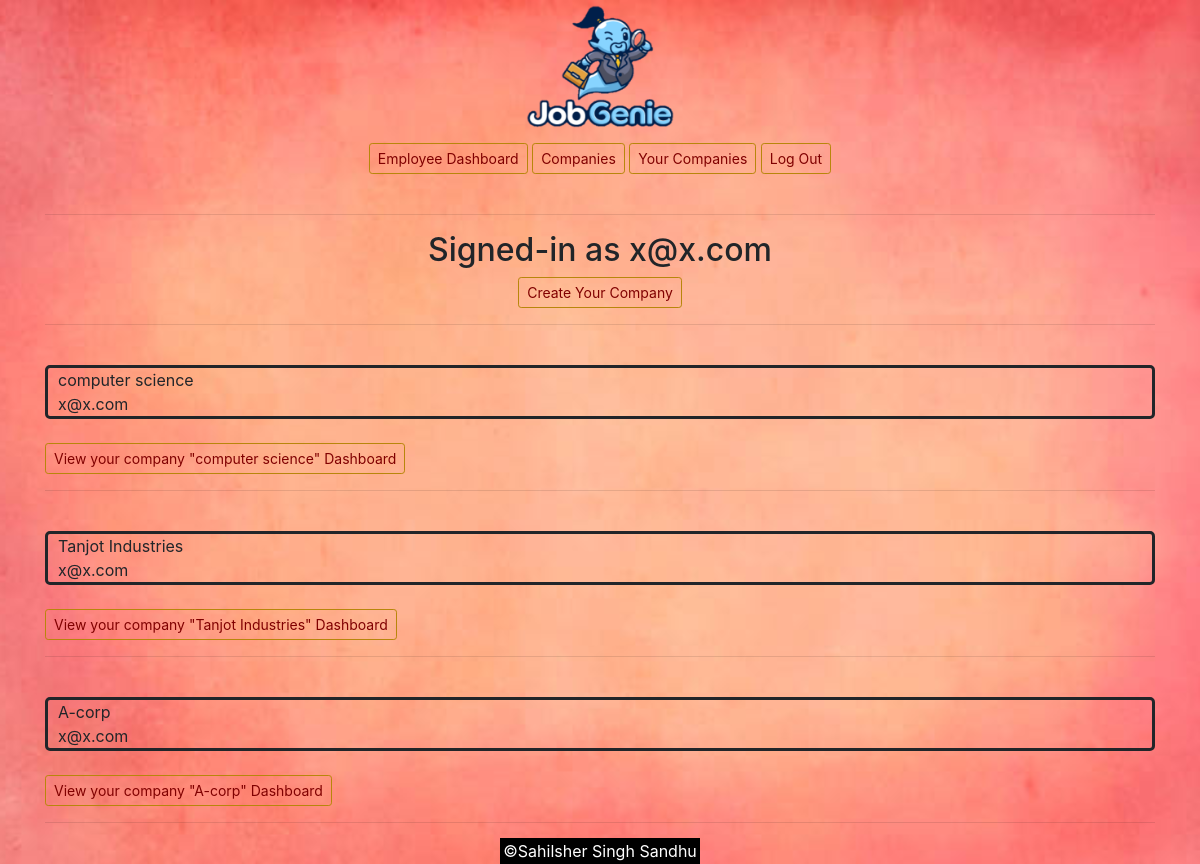
The page /company (signed in) on the database its author committed.
### employment/models.py (models this page shows)
class User(AbstractUser):
    pass

class Company(models.Model):
    name = models.CharField(max_length=1000)
    creator = models.ForeignKey("User", on_delete=models.PROTECT)

### employment/views.py (the view)
# urls.py: path("company", views.your_company, name="your_company"),
@login_required
def your_company(request):
    comp = Company.objects.filter(creator = request.user)
    context={
        'companies': comp
    }
    return render(request, "employment/your_company.html", context)

### employment/templates/employment/your_company.html
{% extends "employment/layout.html" %}
{% load static %}
{% block body %}
<div style="text-align:center;">
    <img src="static/employment/logo.png" alt="logo" width="150px">
    <br>
    <a class="btn btn-sm btn-outline-primary" href="{% url 'employee' %}">Employee Dashboard</a>
    <a class="btn btn-sm btn-outline-primary" href="{% url 'company' %}">Companies</a>
    <a class="btn btn-sm btn-outline-primary" href="{% url 'your_company' %}">Your Companies</a>
    <a class="btn btn-sm btn-outline-primary" href="{% url 'logout' %}">Log Out</a>
    </div>
    <br>
    <hr>
    <div style="text-align: center;">
    <h2>Signed-in as {{ request.user }}</h2>
    <a class="btn btn-sm btn-outline-primary" href="{% url 'create_company' %}">Create Your Company</a>
    <hr>
    </div>
    {% for company in companies.all %}
    <br>
        <div style="border: px; border-style: solid; padding-left: 10px; border-radius: 5px;">
            {{ company.name }}
            <br>
            {{ company.creator }}
        </div>
        <br>
        <a class="btn btn-sm btn-outline-primary" href="{% url 'company_dashboard' id=company.name %}">View your company "{{company.name}}" Dashboard</a>
    <hr>
    {% endfor %}
{% endblock %}

### employment/static/employment/styles.css (style rules this page uses)
body { background: fixed; background-image: url(/static/employment/bg.jpg); background-repeat: no-repeat; background-position: center; background-size: cover; }
.btn-outline-primary { color: maroon; border-color: darkgoldenrod; }

### rows shown on the page
User: user "x@x.com"
Company: name "computer science", creator "x@x.com"
Company: name "Tanjot Industries", creator "x@x.com"
Company: name "A-corp", creator "x@x.com"
